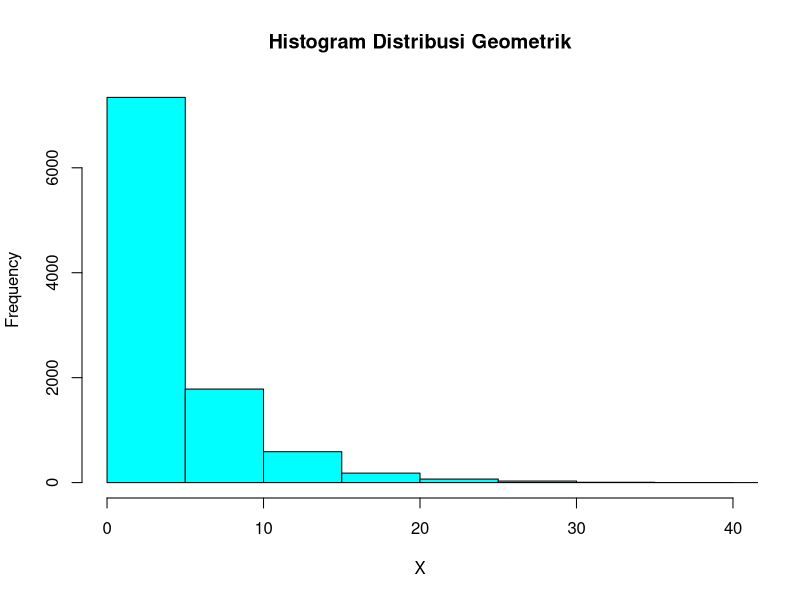

This figure's R source:
#NO.1
p = 0.2
x = 3

#A
peluang = dgeom(x,1-p)
peluang

#B
n = 10000
mean(rgeom(n,p) == 3)

#C

#D
set.seed(0)
hist(rgeom(n, p),
     main = "Histogram Distribusi Geometrik",
     xlim = c(0,40),
     xlab = "X",
     col  = "cyan"
)

#E
mean = 1/p
mean
varian = (1-p)/p^2
varian

